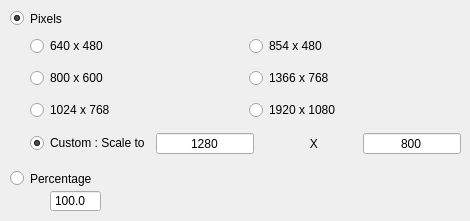
   <widget class="QWidget" name="tab_2">
    <attribute name="title">
     <string>Resize</string>
    </attribute>
    <widget class="QWidget" name="layoutWidget">
     <property name="geometry">
      <rect>
       <x>30</x>
       <y>30</y>
       <width>431</width>
       <height>131</height>
      </rect>
     </property>
     <layout class="QVBoxLayout" name="verticalLayout">
      <item>
       <layout class="QHBoxLayout" name="horizontalLayout">
        <item>
         <widget class="QRadioButton" name="radioButton">
          <property name="text">
           <string>640 x 480</string>
          </property>
          <property name="checked">
           <bool>true</bool>
          </property>
         </widget>
        </item>
        <item>
         <widget class="QRadioButton" name="radioButton_4">
          <property name="text">
           <string>854 x 480</string>
          </property>
         </widget>
        </item>
       </layout>
      </item>
      <item>
       <layout class="QHBoxLayout" name="horizontalLayout_2">
        <item>
         <widget class="QRadioButton" name="radioButton_3">
          <property name="text">
           <string>800 x 600</string>
          </property>
         </widget>
        </item>
        <item>
         <widget class="QRadioButton" name="radioButton_5">
          <property name="text">
           <string>1366 x 768</string>
          </property>
         </widget>
        </item>
       </layout>
      </item>
      <item>
       <layout class="QHBoxLayout" name="horizontalLayout_3">
        <item>
         <widget class="QRadioButton" name="radioButton_2">
          <property name="text">
           <string>1024 x 768</string>
          </property>
         </widget>
        </item>
        <item>
         <widget class="QRadioButton" name="radioButton_6">
          <property name="text">
           <string>1920 x 1080</string>
          </property>
         </widget>
        </item>
       </layout>
      </item>
      <item>
       <layout class="QHBoxLayout" name="horizontalLayout_4">
        <item>
         <widget class="QRadioButton" name="radioButton_7">
          <property name="acceptDrops">
           <bool>false</bool>
          </property>
          <property name="text">
           <string>Custom : Scale to</string>
          </property>
          <property name="checked">
           <bool>true</bool>
          </property>
         </widget>
        </item>
        <item>
         <widget class="QDoubleSpinBox" name="doubleSpinBox">
          <property name="frame">
           <bool>true</bool>
          </property>
          <property name="alignment">
           <set>Qt::AlignCenter</set>
          </property>
          <property name="buttonSymbols">
           <enum>QAbstractSpinBox::NoButtons</enum>
          </property>
          <property name="decimals">
           <number>0</number>
          </property>
          <property name="minimum">
           <double>1.000000000000000</double>
          </property>
          <property name="maximum">
           <double>9999.000000000000000</double>
          </property>
          <property name="value">
           <double>1280.000000000000000</double>
          </property>
         </widget>
        </item>
        <item>
         <widget class="QLabel" name="label_2">
          <property name="text">
           <string>               X</string>
          </property>
         </widget>
        </item>
        <item>
         <widget class="QDoubleSpinBox" name="doubleSpinBox_2">
          <property name="alignment">
           <set>Qt::AlignCenter</set>
          </property>
          <property name="buttonSymbols">
           <enum>QAbstractSpinBox::NoButtons</enum>
          </property>
          <property name="decimals">
           <number>0</number>
          </property>
          <property name="minimum">
           <double>1.000000000000000</double>
          </property>
          <property name="maximum">
           <double>9999.000000000000000</double>
          </property>
          <property name="value">
           <double>800.000000000000000</double>
          </property>
         </widget>
        </item>
       </layout>
      </item>
     </layout>
    </widget>
    <widget class="QRadioButton" name="radioButton_8">
     <property name="geometry">
      <rect>
       <x>10</x>
       <y>10</y>
       <width>82</width>
       <height>17</height>
      </rect>
     </property>
     <property name="text">
      <string>Pixels</string>
     </property>
     <property name="checked">
      <bool>true</bool>
     </property>
    </widget>
    <widget class="QRadioButton" name="radioButton_9">
     <property name="geometry">
      <rect>
       <x>10</x>
       <y>170</y>
       <width>82</width>
       <height>17</height>
      </rect>
     </property>
     <property name="text">
      <string>Percentage</string>
     </property>
    </widget>
    <widget class="QDoubleSpinBox" name="percent">
     <property name="geometry">
      <rect>
       <x>50</x>
       <y>190</y>
       <width>51</width>
       <height>22</height>
      </rect>
     </property>
     <property name="buttonSymbols">
      <enum>QAbstractSpinBox::NoButtons</enum>
     </property>
     <property name="decimals">
      <number>1</number>
     </property>
     <property name="maximum">
      <double>1000.000000000000000</double>
     </property>
     <property name="singleStep">
      <double>0.100000000000000</double>
     </property>
     <property name="value">
      <double>100.000000000000000</double>
     </property>
    </widget>
   </widget>
